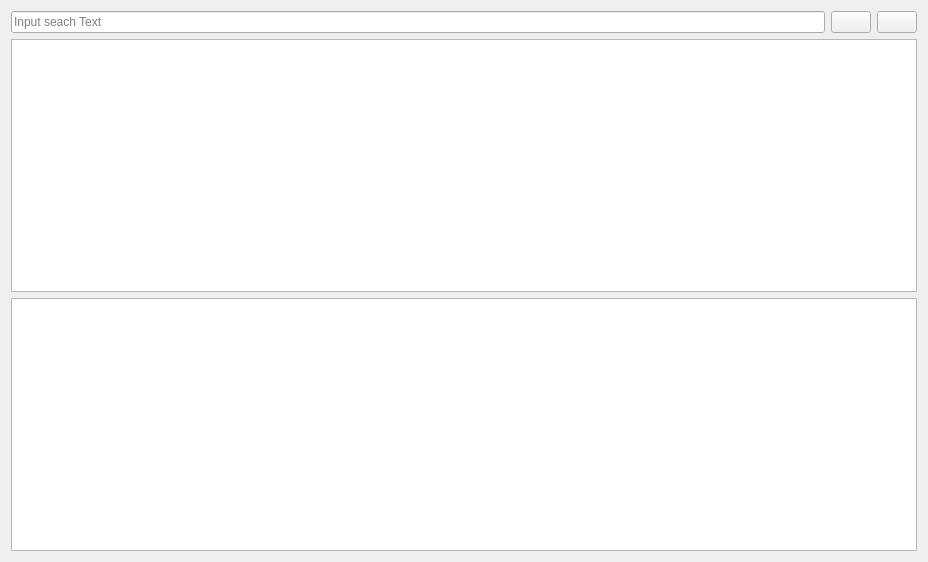
<?xml version="1.0" encoding="UTF-8"?>
<ui version="4.0">
 <class>InfoWidgets</class>
 <widget class="QWidget" name="InfoWidgets">
  <property name="geometry">
   <rect>
    <x>0</x>
    <y>0</y>
    <width>928</width>
    <height>562</height>
   </rect>
  </property>
  <property name="windowTitle">
   <string>Form</string>
  </property>
  <layout class="QVBoxLayout" name="verticalLayout">
   <item>
    <layout class="QHBoxLayout" name="horizontalLayout">
     <item>
      <widget class="QLineEdit" name="search_le">
       <property name="placeholderText">
        <string>Input seach Text</string>
       </property>
       <property name="clearButtonEnabled">
        <bool>true</bool>
       </property>
      </widget>
     </item>
     <item>
      <widget class="QPushButton" name="search_btn">
       <property name="maximumSize">
        <size>
         <width>16777215</width>
         <height>16777215</height>
        </size>
       </property>
       <property name="styleSheet">
        <string notr="true">image: url(:/128x128/search.png);</string>
       </property>
       <property name="text">
        <string/>
       </property>
      </widget>
     </item>
     <item>
      <widget class="QPushButton" name="expand_raw_btn">
       <property name="sizePolicy">
        <sizepolicy hsizetype="Fixed" vsizetype="Fixed">
         <horstretch>0</horstretch>
         <verstretch>0</verstretch>
        </sizepolicy>
       </property>
       <property name="maximumSize">
        <size>
         <width>16777215</width>
         <height>16777215</height>
        </size>
       </property>
       <property name="styleSheet">
        <string notr="true"> QPushButton {
	image: url(:/128x128/arrow-right.png);
 }

 QPushButton:checked {
	image: url(:/128x128/arrow-down.png);
 }
</string>
       </property>
       <property name="text">
        <string/>
       </property>
       <property name="checkable">
        <bool>true</bool>
       </property>
      </widget>
     </item>
    </layout>
   </item>
   <item>
    <widget class="QTableView" name="detail_tb"/>
   </item>
   <item>
    <widget class="QPlainTextEdit" name="detail_raw_pte"/>
   </item>
  </layout>
 </widget>
 <resources/>
 <connections/>
</ui>
